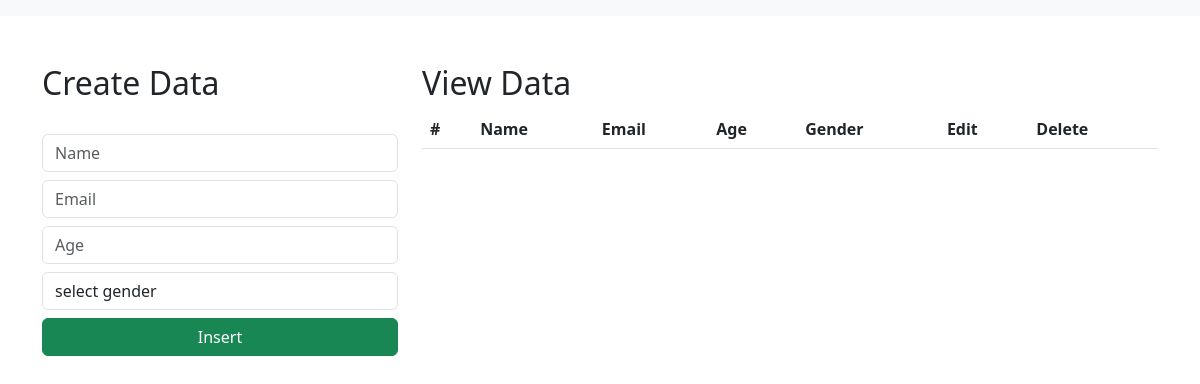
Before: / with the older database file.
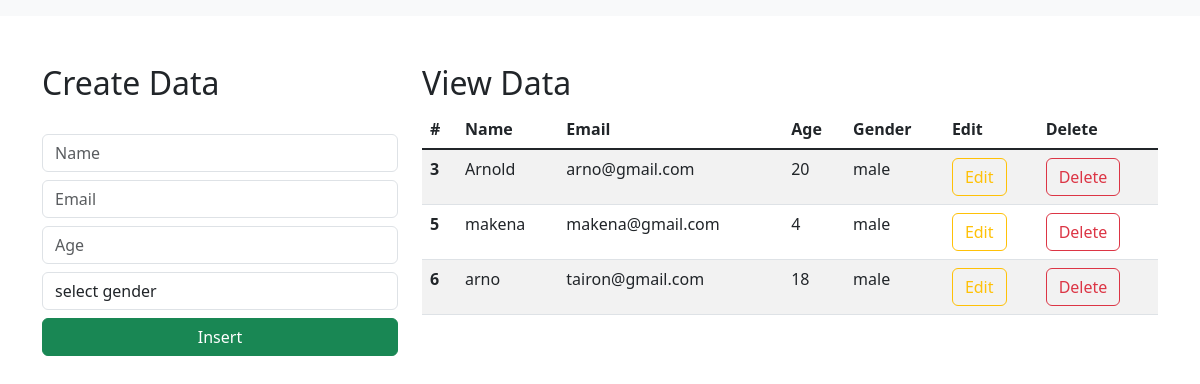
After: the same page with the newer database file.
### CRUD/models.py (models this page shows)
class Student(models.Model):
    name = models.CharField(max_length=30, blank=False, null=False)
    email = models.EmailField()
    age = models.IntegerField()
    gender = models.CharField(max_length=30, blank=False, null=False)

### CRUD/views.py (the view)
# urls.py: 2. Add a URL to urlpatterns:  path('', Home.as_view(), name='home')
def Home(request):
    data = Student.objects.all()
    context = {"data": data}
    return render(request, 'index.html', context)

### templates/index.html (shortened to what this page needs)
<html lang="en">
    <link href="https://cdn.jsdelivr.net/npm/bootstrap@5.3.0-alpha1/dist/css/bootstrap.min.css" rel="stylesheet">
  <head>
  </head>
  <body>
    <nav class="navbar navbar-expand-lg bg-body-tertiary">
      </nav>
      <div class="container mt-5">
        <div class="row">
            <div class="col-md-4">
                <h2>Create Data</h2>
                <br>
                <form action="/insert" method="post">
                    <div class="form-group">
                        <input type="text" class="form-control" placeholder="Name" name="name" required>
                    </div>
                    <div class="form-group">
                        <input type="email" class="form-control  mt-2" placeholder="Email" name="email" required>
                    </div>
                    <div class="form-group">
                        <input type="number" class="form-control  mt-2" placeholder="Age" name="age" required>
                    </div>
                    <div class="form-group mt-2">
                        <select id="gender" name="gender" class="form-control" required>
                            <option selected>select gender</option>
                        </select>
                    </div>
                    <div class="d-grid gap-2">
                        <button class="btn btn-success mt-2" type="submit">Insert</button>
                    </div>
                </form>
            </div>
            <div class="col-md-8">
                <h2>View Data</h2>
                <table class="table table-striped table-hover">
                    <thead>
                      <tr>
                        <th scope="col">#</th>
                        <th scope="col">Name</th>
                        <th scope="col">Email</th>
                        <th scope="col">Age</th>
                        <th scope="col">Gender</th>
                        <th scope="col">Edit</th>
                        <th scope="col">Delete</th>
                      </tr>
                    </thead>
                    <tbody class="table-group-divider">
                    {% for d in data %}
                      <tr>
                        <th scope="row">{{d.id}}</th>
                        <td>{{d.name}}</td>
                        <td>{{d.email}}</td>
                        <td>{{d.age}}</td>
                        <td>{{d.gender}}</td>
                        <td><a href="/update/{{d.id}}" type="button" class="btn btn-outline-warning">Edit</a></td>
                        <td><a href="/delete/{{d.id}}" type="button" class="btn btn-outline-danger">Delete</a></td>
                      </tr>
                    {% endfor %}
                    </tbody>
                  </table>
            </div>
        </div>
      </div>
  </body>
</html>

Changed rows visible on the page:
added Student: id "3", name "Arnold", email "arno@gmail.com", age "20", gender "male"
added Student: id "5", name "makena", email "makena@gmail.com", age "4", gender "male"
added Student: id "6", name "arno", email "tairon@gmail.com", age "18", gender "male"
